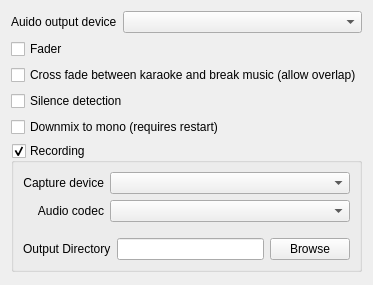
              <widget class="QWidget" name="tabKaraoke">
               <attribute name="title">
                <string>Karaoke</string>
               </attribute>
               <layout class="QVBoxLayout" name="verticalLayout_13">
                <item>
                 <layout class="QFormLayout" name="formLayout_4">
                  <property name="topMargin">
                   <number>0</number>
                  </property>
                  <item row="0" column="0">
                   <widget class="QLabel" name="label_34">
                    <property name="text">
                     <string>Auido output device</string>
                    </property>
                   </widget>
                  </item>
                  <item row="0" column="1">
                   <widget class="QComboBox" name="comboBoxKAudioDevices">
                    <property name="sizePolicy">
                     <sizepolicy hsizetype="Expanding" vsizetype="Fixed">
                      <horstretch>0</horstretch>
                      <verstretch>0</verstretch>
                     </sizepolicy>
                    </property>
                   </widget>
                  </item>
                 </layout>
                </item>
                <item>
                 <widget class="QCheckBox" name="checkBoxFader">
                  <property name="toolTip">
                   <string>&lt;html&gt;&lt;head/&gt;&lt;body&gt;&lt;p&gt;If the fader is enabled, song transitions (stop, pause, unpause) will be faded out/in to avoid hard transitions.&lt;/p&gt;&lt;/body&gt;&lt;/html&gt;</string>
                  </property>
                  <property name="text">
                   <string>Fader</string>
                  </property>
                 </widget>
                </item>
                <item>
                 <widget class="QCheckBox" name="cbxCrossFade">
                  <property name="text">
                   <string>Cross fade between karaoke and break music (allow overlap)</string>
                  </property>
                 </widget>
                </item>
                <item>
                 <widget class="QCheckBox" name="checkBoxSilenceDetection">
                  <property name="toolTip">
                   <string>&lt;html&gt;&lt;head/&gt;&lt;body&gt;&lt;p&gt;If enabled, the program will monitor for silent periods of greater than 2 seconds after the last draw instruction has been rendered, stopping the audio track immediately. (Avoids long silences before fading break music back in)&lt;/p&gt;&lt;/body&gt;&lt;/html&gt;</string>
                  </property>
                  <property name="text">
                   <string>Silence detection</string>
                  </property>
                 </widget>
                </item>
                <item>
                 <widget class="QCheckBox" name="checkBoxDownmix">
                  <property name="text">
                   <string>Downmix to mono (requires restart)</string>
                  </property>
                 </widget>
                </item>
                <item>
                 <widget class="QGroupBox" name="groupBoxRecording">
                  <property name="title">
                   <string>Recording</string>
                  </property>
                  <property name="checkable">
                   <bool>true</bool>
                  </property>
                  <layout class="QVBoxLayout" name="verticalLayout_5">
                   <item>
                    <layout class="QFormLayout" name="formLayout_2">
                     <property name="fieldGrowthPolicy">
                      <enum>QFormLayout::ExpandingFieldsGrow</enum>
                     </property>
                     <property name="labelAlignment">
                      <set>Qt::AlignRight|Qt::AlignTrailing|Qt::AlignVCenter</set>
                     </property>
                     <property name="bottomMargin">
                      <number>10</number>
                     </property>
                     <item row="0" column="0">
                      <widget class="QLabel" name="label_13">
                       <property name="text">
                        <string>Capture device</string>
                       </property>
                       <property name="alignment">
                        <set>Qt::AlignRight|Qt::AlignTrailing|Qt::AlignVCenter</set>
                       </property>
                      </widget>
                     </item>
                     <item row="0" column="1">
                      <widget class="QComboBox" name="comboBoxDevice">
                       <property name="sizePolicy">
                        <sizepolicy hsizetype="Expanding" vsizetype="Fixed">
                         <horstretch>0</horstretch>
                         <verstretch>0</verstretch>
                        </sizepolicy>
                       </property>
                      </widget>
                     </item>
                     <item row="1" column="0">
                      <widget class="QLabel" name="label_14">
                       <property name="sizePolicy">
                        <sizepolicy hsizetype="Preferred" vsizetype="Preferred">
                         <horstretch>0</horstretch>
                         <verstretch>0</verstretch>
                        </sizepolicy>
                       </property>
                       <property name="text">
                        <string>Audio codec</string>
                       </property>
                       <property name="alignment">
                        <set>Qt::AlignRight|Qt::AlignTrailing|Qt::AlignVCenter</set>
                       </property>
                      </widget>
                     </item>
                     <item row="1" column="1">
                      <widget class="QComboBox" name="comboBoxCodec">
                       <property name="sizePolicy">
                        <sizepolicy hsizetype="Expanding" vsizetype="Fixed">
                         <horstretch>0</horstretch>
                         <verstretch>0</verstretch>
                        </sizepolicy>
                       </property>
                      </widget>
                     </item>
                    </layout>
                   </item>
                   <item>
                    <layout class="QHBoxLayout" name="horizontalLayout_12">
                     <item>
                      <widget class="QLabel" name="label_15">
                       <property name="text">
                        <string>Output Directory</string>
                       </property>
                      </widget>
                     </item>
                     <item>
                      <widget class="QLineEdit" name="lineEditOutputDir"/>
                     </item>
                     <item>
                      <widget class="QPushButton" name="buttonBrowse">
                       <property name="text">
                        <string>Browse</string>
                       </property>
                      </widget>
                     </item>
                    </layout>
                   </item>
                  </layout>
                 </widget>
                </item>
                <item>
                 <spacer name="verticalSpacer">
                  <property name="orientation">
                   <enum>Qt::Vertical</enum>
                  </property>
                  <property name="sizeHint" stdset="0">
                   <size>
                    <width>20</width>
                    <height>2</height>
                   </size>
                  </property>
                 </spacer>
                </item>
               </layout>
              </widget>
